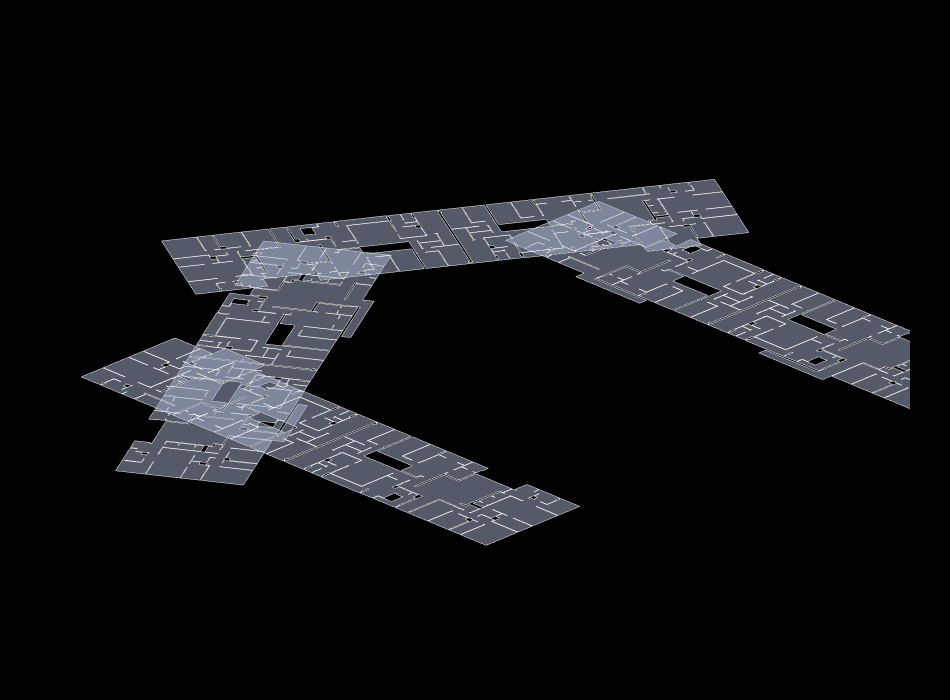

Notebook code for this chart:
### Markdown cell above
## 3. Load the two floor plates

### Code cell
gallery = Topology.ByBREPPath(BREP)
print("faces:", len(Topology.Faces(gallery) or []))
Topology.Show(gallery, faceColor=[170,180,210], faceOpacity=0.5,
              edgeColor="white", edgeWidth=1, showVertices=False,
              backgroundColor="black", camera=CAM, projection=PROJ,
              width=950, height=700, renderer=renderer)

### Figure 1 — Plotly figure (JSON) as saved in the notebook; plotly's stock layout.template omitted (floating-point values rounded to 4 significant figures; data arrays with more than 128 entries replaced by an {"elided": "..."} marker saying what was removed)
{"data": [{"hoverinfo": "text", "legendgroup": "2", "legendrank": 2, "line": {"color": "white", "dash": "solid", "width": 1}, "marker": {"size": 0}, "mode": "lines", "name": "1: Untitled (Edges)", "showlegend": false, "text": "", "type": "scatter3d", "x": {"elided": "9057 float values"}, "y": {"elided": "9057 float values"}, "z": {"elided": "9057 float values"}}, {"cmax": 1, "cmin": 0, "color": "#AAB4D2", "colorscale": [[0.0, "#440154"], [0.1111, "#482878"], [0.2222, "#3e4989"], [0.3333, "#31688e"], [0.4444, "#26828e"], [0.5556, "#1f9e89"], [0.6667, "#35b779"], [0.7778, "#6ece58"], [0.8889, "#b5de2b"], [1.0, "#fde725"]], "flatshading": true, "hoverinfo": "text", "hovertext": "", "i": {"elided": "3029 int values"}, "j": {"elided": "3029 int values"}, "k": {"elided": "3029 int values"}, "legendgroup": "3", "legendrank": 3, "lighting": {"facenormalsepsilon": 0}, "name": "1: Untitled (Faces)", "opacity": 0.5, "showlegend": false, "showscale": false, "text": "", "type": "mesh3d", "x": {"elided": "3019 float values"}, "y": {"elided": "3019 float values"}, "z": {"elided": "3019 float values"}}], "layout": {"autosize": true, "height": 700, "margin": {"b": 40, "l": 40, "r": 40, "t": 40}, "paper_bgcolor": "#000000", "plot_bgcolor": "#000000", "scene": {"aspectmode": "data", "camera": {"center": {"x": 0, "y": 0, "z": 0}, "eye": {"x": 1.7, "y": -1.7, "z": 1.1}, "projection": {"type": "orthographic"}, "up": {"x": 0, "y": 0, "z": 1}}, "xaxis": {"visible": false}, "yaxis": {"visible": false}, "zaxis": {"visible": false}}, "showlegend": true, "width": 950, "xaxis": {"showgrid": false, "visible": false, "zeroline": false}, "yaxis": {"showgrid": false, "visible": false, "zeroline": false}}}
